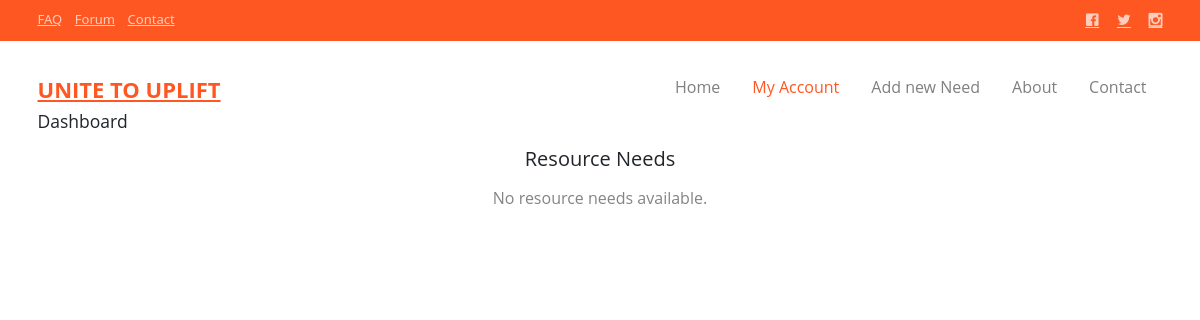
/api/organization/dashboard/ (signed in), run on an earlier commit of the app's database.
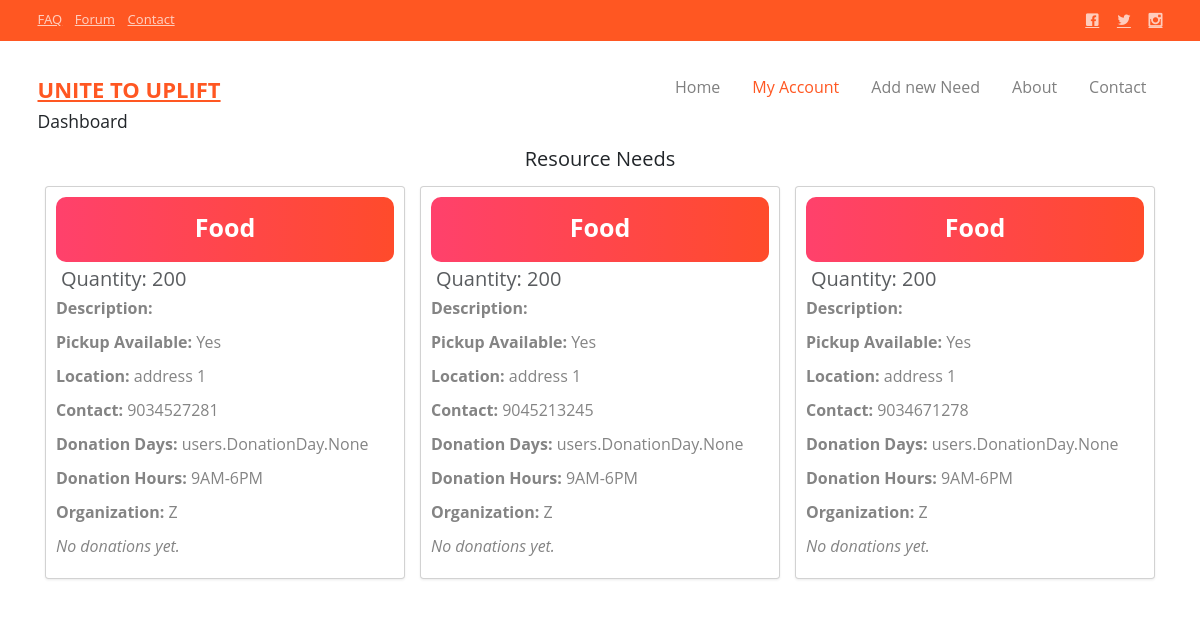
And on a later commit of the database.
### users/models.py (models this page shows, shortened)
class ResourceNeed(models.Model):
    rid = models.AutoField(primary_key=True)
    resource = models.ForeignKey("Resource", on_delete=models.CASCADE)  # One-to-Many instead of Many-to-Many
    quantity = models.IntegerField(blank=False)
    description = models.TextField()
    pickup_available = models.BooleanField(default=True)
    location = models.TextField()
    contact_number = models.CharField(max_length=13)
    donation_days = models.ManyToManyField(DonationDay,related_name="donation_day_resource",blank=True)
    donation_hours = models.CharField(max_length=20)
    scheduling_notes = models.TextField()
    additional_notes = models.TextField()
    organization = models.ForeignKey("Organization", on_delete=models.CASCADE, related_name="organization_name")
    donations = models.ManyToManyField("donations.Donation", blank=True)

class Resource(models.Model):
    name = models.CharField(max_length=100, unique=True)
    def __str__(self):
        return self.name

class Organization(models.Model):
    APPROVAL_STATUS_CHOICES = (
        ('PENDING', 'Pending'),
        ('APPROVED', 'Approved'),
        ('REJECTED', 'Rejected'),
    )
    user = models.OneToOneField(CustomUser, on_delete=models.CASCADE, related_name='organization_profile')
    name = models.CharField(max_length=255)
    phone = models.CharField(max_length=20)
    license_number = models.CharField(max_length=50)
    description = models.TextField()
    registration_certificate = models.FileField(
        upload_to='organization_certificates/',
        validators=[FileExtensionValidator(['pdf', 'jpg', 'jpeg', 'png'])],
        null=True,
        blank=True
    )
    approval_status = models.CharField(max_length=20, choices=APPROVAL_STATUS_CHOICES, default='PENDING')
    rejection_reason = models.TextField(null=True, blank=True)
    created_at = models.DateTimeField(auto_now_add=True)
    updated_at = models.DateTimeField(auto_now=True)

### users/views.py (the view)
# urls.py: path('api/organization/dashboard/', organization_form_dashboard, name='dashboard_form_organization'),
@login_required
def organization_form_dashboard(request):
    organization = Organization.objects.get(user = request.user)
    resource_need = ResourceNeed.objects.filter(organization=organization)
    return render(request,'organization_dashboard.html',{
        'resource_needs':resource_need
    })

### templates/organization_dashboard.html (shortened to what this page needs)
<!DOCTYPE html>
<html lang="en">
<head>
    <link rel="stylesheet" href="/static/css/animate.css">
    <link rel="stylesheet" href="/static/css/icomoon.css">
    <link rel="stylesheet" href="/static/css/bootstrap.css">
    <link rel="stylesheet" href="/static/css/superfish.css">
    <link rel="stylesheet" href="/static/css/style.css">
    <link href="https://cdn.jsdelivr.net/npm/bootstrap@5.3.0/dist/css/bootstrap.min.css" rel="stylesheet">
    <link rel="stylesheet" href="https://cdn.jsdelivr.net/npm/bootstrap-icons/font/bootstrap-icons.css">
</head>
<body>
    <div class="header-top">
        <div class="container">
            <div class="row">
                <div class="col-md-6 col-sm-6 text-left fh5co-link">
                    <a href="#">FAQ</a>
                    <a href="#">Forum</a>
                    <a href="/contact.html">Contact</a>
                </div>
                <div class="col-md-6 col-sm-6 text-right fh5co-social">
                    <a href="#" class="grow"><i class="icon-facebook2"></i></a>
                    <a href="#" class="grow"><i class="icon-twitter2"></i></a>
                    <a href="#" class="grow"><i class="icon-instagram2"></i></a>
                </div>
            </div>
        </div>
    </div>
    <header id="fh5co-header-section" class="sticky-banner">
        <div class="container">
            <div class="nav-header">
                <h1 id="fh5co-logo"><a href="/index.html">UNITE TO UPLIFT</a></h1>
                <nav id="fh5co-menu-wrap" role="navigation">
                    <ul class="sf-menu" id="fh5co-primary-menu">
                        <li><a href="/index.html">Home</a></li>
                        <li class="active">
                            <a href="#" class="fh5co-sub-ddown">My Account</a>
                        </li>
                        <li><a href="{% url 'submit_form_organization'%}">Add new Need</a></li>
                        <li><a href="/about.html">About</a></li>
                        <li><a href="/contact.html">Contact</a></li>
                    </ul>
                </nav>
            </div>
        </div>
    </header>
    <div class="container">
        <h3>
            Dashboard
        </h3>
        {% block content %}
        <div class="container mt-4">
            <h2 class="text-center mb-4">Resource Needs</h2>
            <div class="row">
                {% for resource in resource_needs %}
                <div class="col-md-4 mb-4">
                    <div class="card shadow-sm">
                        <div class="card-body">
                            <div class="text-center p-4 text-white"
                                style="background: linear-gradient(to right, #ff416c, #ff4b2b); border-radius: 10px;">
                                <h1 class="fw-bold">{{ resource.resource }}</h1>
                            </div>
                            <h2 class="card-subtitle m-2 text-muted">Quantity: {{ resource.quantity }}</h2>
                            <p class="card-text"><strong>Description:</strong> {{ resource.description }}</p>
                            <p><strong>Pickup Available:</strong> {% if resource.pickup_available %} Yes {% else %} No {% endif %}</p>
                            <p><strong>Location:</strong> {{ resource.location }}</p>
                            <p><strong>Contact:</strong> {{ resource.contact_number }}</p>
                            <p><strong>Donation Days:</strong> {{ resource.donation_days }}</p>
                            <p><strong>Donation Hours:</strong> {{ resource.donation_hours }}</p>
                            <p><strong>Organization:</strong> {{ resource.organization.name }}</p>
                            {% if resource.donations.all %}
                            <p><strong>Donations:</strong></p>
                            <ul>
                                {% for donation in resource.donations.all %}
                                <li>{{ donation.name }}</li>
                                {% endfor %}
                            </ul>
                            {% else %}
                            <p><em>No donations yet.</em></p>
                            {% endif %}
                        </div>
                    </div>
                </div>
                {% empty %}
                <p class="text-center">No resource needs available.</p>
                {% endfor %}
            </div>
        </div>
        {% endblock %}
    </div>
</body>
</html>

### staticfiles/css/icomoon.css (style rules this page uses)
[class^="icon-"], [class*=" icon-"] { font-family: 'icomoon' !important; speak: none; font-style: normal; font-weight: normal; font-variant: normal; text-transform: none; line-height: 1; -webkit-font-smoothing: antialiased; -moz-osx-font-smoothing: grayscale; }
.icon-facebook2:before { content: "\ea68"; }
.icon-twitter2:before { content: "\ea7d"; }
.icon-instagram2:before { content: "\ec4f"; }

### staticfiles/css/superfish.css (style rules this page uses)
.sf-menu, .sf-menu * { margin: 0; padding: 0; list-style: none; }
.sf-menu li { position: relative; }
.sf-menu > li { float: left; }
.sf-menu a { display: block; position: relative; }
.sf-menu { float: left; margin-bottom: 1em; }
.sf-menu a { border-left: 1px solid #fff; border-top: 1px solid #dFeEFF; border-top: 1px solid rgba(255,255,255,.5); padding: .75em 1em; text-decoration: none; zoom: 1; }
.sf-menu a { color: #13a; }
.sf-menu li { background: #BDD2FF; white-space: nowrap; *white-space: normal; -webkit-transition: background .2s; transition: background .2s; }

### staticfiles/css/style.css (style rules this page uses)
body { font-family: "Open Sans", Arial, sans-serif; line-height: 1.6; font-size: 16px; background: #fff; color: #848484; font-weight: 300; overflow-x: hidden; }
a { color: #ff5722; -webkit-transition: 0.5s, ease; -o-transition: 0.5s, ease; transition: 0.5s, ease; }
p, ul, ol { margin-bottom: 1.5em; font-size: 16px; color: #848484; font-family: "Open Sans", Arial, sans-serif; }
h1, h2, h3, h4, h5, h6 { color: #5a5a5a; font-family: "Open Sans", Arial, sans-serif; font-weight: 400; margin: 0 0 30px 0; }
.header-top { padding: 10px 0; background: #ff5722; }
.header-top .fh5co-link a { margin-left: 10px; font-size: 13px; color: rgba(255, 255, 255, 0.7); }
.header-top .fh5co-link a:first-child { margin-left: 0; }
.header-top .fh5co-social a { color: rgba(255, 255, 255, 0.7); font-size: 14px; margin-right: 15px; position: relative; -webkit-transition: 0.5s, ease-in-out; -o-transition: 0.5s, ease-in-out; transition: 0.5s, ease-in-out; }
.header-top .fh5co-social a:last-child { margin-right: 0; }
.sf-menu { margin: 7px 0 0 0 !important; }
.sf-menu { float: right; }
.sf-menu a { color: rgba(0, 0, 0, 0.5); padding: 0.75em 1em !important; font-weight: normal; border-left: none; border-top: none; border-top: none; text-decoration: none; zoom: 1; font-size: 16px; border-bottom: none !important; }
.sf-menu li, .sf-menu ul li, .sf-menu ul ul li, .sf-menu li:hover, .sf-menu li.sfHover { background: transparent; }
.sf-menu li:hover a, .sf-menu li.sfHover a, .sf-menu ul li:hover a, .sf-menu ul li.sfHover a, .sf-menu li.active a { color: #ff5722; }
#fh5co-header-section { padding: 0; position: relative; left: 0; width: 100%; z-index: 1022; background: #fff; }
.nav-header { position: relative; float: left; width: 100%; }
#fh5co-logo { position: relative; z-index: 2; font-size: 22px; text-transform: uppercase; margin-top: 35px; font-weight: 700; float: left; }
#fh5co-logo a { color: #ff5722; }
#fh5co-menu-wrap { position: relative; z-index: 2; display: block; float: right; margin-top: 15px; }
#fh5co-menu-wrap .sf-menu a { padding: 1em .75em; }
#fh5co-logo { text-align: left; margin-left: 0; padding-left: 0; }

What changed in the data, as far as the page shows it:
added ResourceNeed: resource "Food", quantity "200", pickup_available "Yes", location "address 1", contact_number "9034527281", donation_days "users.DonationDay.None", donation_hours "9AM-6PM", organization.name "Z", shows "No donations yet."
added ResourceNeed: resource "Food", quantity "200", pickup_available "Yes", location "address 1", contact_number "9045213245", donation_days "users.DonationDay.None", donation_hours "9AM-6PM", organization.name "Z", shows "No donations yet."
added ResourceNeed: resource "Food", quantity "200", pickup_available "Yes", location "address 1", contact_number "9034671278", donation_days "users.DonationDay.None", donation_hours "9AM-6PM", organization.name "Z", shows "No donations yet."
Also different on the page:
text no longer shown: "No resource needs available."
